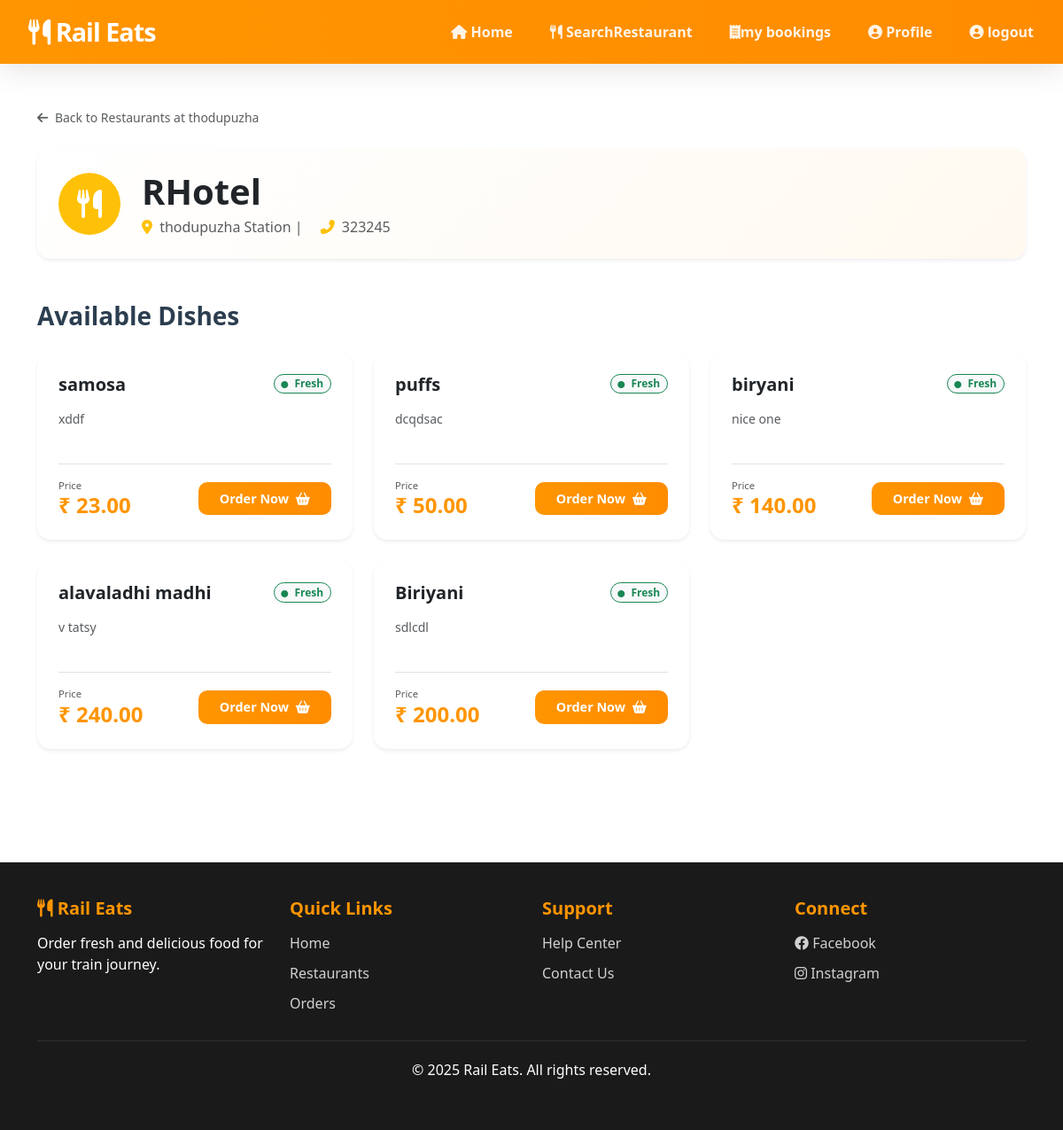
/User/view-food/2/, run on the app's committed database.
### Guest/models.py (models this page shows, shortened)
class tbl_restaurant(models.Model):
    restaurant_name = models.CharField(max_length=100)
    owner_name = models.CharField(max_length=100)
    email = models.EmailField(unique=True)
    phone = models.CharField(max_length=15)
    station_name = models.CharField(max_length=100)
    station_code = models.CharField(max_length=10)
    address = models.TextField()
    password = models.CharField(max_length=255)
    status = models.IntegerField(default=0)

### Restaurant/models.py (models this page shows, shortened)
class tbl_food(models.Model):
    restaurant = models.ForeignKey(
        tbl_restaurant,
        on_delete=models.CASCADE,
        related_name='foods'
    )
    food_name = models.CharField(max_length=100)
    category = models.CharField(max_length=50)   # Veg / Non-Veg
    price = models.DecimalField(max_digits=6, decimal_places=2)
    description = models.TextField(blank=True)
    is_available = models.BooleanField(default=True)
    created_at = models.DateTimeField(auto_now_add=True)

### User/views.py (the view)
# urls.py: path('view-food/<int:rid>/', views.view_food_items, name='view_food_items'),
def view_food_items(request, rid):
    restaurant = get_object_or_404(tbl_restaurant, id=rid)
    foods = tbl_food.objects.filter(restaurant=restaurant)
    context = {
        'restaurant': restaurant,
        'foods': foods,
    }
    return render(request, 'User/menu.html', context)

### User/Templates/User/menu.html (shortened to what this page needs)
{% extends 'User/header.html' %}
{% block content %}
<div class="container py-5">
    <div class="mb-4">
        <a href="{% url 'wuser:foods_by_station' %}?station={{ restaurant.station_name }}" class="text-decoration-none text-muted small">
            <i class="fas fa-arrow-left me-1"></i> Back to Restaurants at {{ restaurant.station_name }}
        </a>
    </div>
    <div class="row mb-5">
        <div class="col-12">
            <div class="card border-0 shadow-sm p-4" style="border-radius: 15px; background: linear-gradient(135deg, #ffffff 0%, #fff9f0 100%);">
                <div class="row align-items-center">
                    <div class="col-auto">
                        <div class="bg-warning text-white rounded-circle d-flex align-items-center justify-content-center" style="width: 70px; height: 70px;">
                            <i class="fas fa-utensils fa-2x"></i>
                        </div>
                    </div>
                    <div class="col">
                        <h1 class="fw-bold mb-1">{{ restaurant.restaurant_name }}</h1>
                        <p class="text-muted mb-0">
                            <i class="fas fa-map-marker-alt me-1 text-warning"></i> {{ restaurant.station_name }} Station |
                            <i class="fas fa-phone-alt me-1 ms-3 text-warning"></i> {{ restaurant.phone }}
                        </p>
                    </div>
                </div>
            </div>
        </div>
    </div>
    <h3 class="fw-bold mb-4">Available Dishes</h3>
    <div class="row g-4">
        {% for item in foods %}
        <div class="col-md-6 col-lg-4">
            <div class="card h-100 border-0 shadow-sm food-card" style="border-radius: 15px; overflow: hidden;">
                <div class="card-body p-4 d-flex flex-column">
                    <div class="d-flex justify-content-between align-items-start mb-3">
                        <h5 class="fw-bold mb-0 text-dark">{{ item.food_name }}</h5>
                        <span class="badge rounded-pill bg-light text-success border border-success">
                            <i class="fas fa-circle me-1" style="font-size: 8px;"></i> Fresh
                        </span>
                    </div>
                    <p class="text-muted small flex-grow-1">
                        {{ item.description|default:"Authentic and delicious meal prepared with the finest ingredients for your travel comfort." }}
                    </p>
                    <div class="mt-4 pt-3 border-top d-flex justify-content-between align-items-center">
                        <div>
                            <small class="text-muted d-block" style="font-size: 0.7rem;">Price</small>
                            <span class="h4 fw-bold text-primary mb-0">₹ {{ item.price }}</span>
                        </div>
                        <a href="{% url 'wuser:confirm_order' item.id %}" class="btn-primary-custom text-decoration-none px-4 py-2">
                            Order Now <i class="fas fa-shopping-basket ms-1"></i>
                        </a>
                    </div>
                </div>
            </div>
        </div>
        {% endfor %}
    </div>
</div>
{% endblock %}

### User/Templates/User/header.html (style rules this page uses)
:root { --primary-orange: #FF9500; --dark-bg: #1a1a1a; --dark-text: #2C3E50; --light-text: #ffffff; --light-bg: #F8F9FA; --border-radius: 12px; --box-shadow: 0 8px 32px rgba(0, 0, 0, 0.1); --transition: all 0.3s cubic-bezier(0.4, 0, 0.2, 1); }
body { font-family: 'Segoe UI', Tahoma, Geneva, Verdana, sans-serif; background: #ffffff; min-height: 100vh; color: var(--dark-text); }
.btn-primary-custom { background: linear-gradient(90deg, var(--primary-orange) 0%, #ff8c00 100%); color: white; border: none; padding: 12px 35px; border-radius: 8px; font-weight: 600; transition: var(--transition); }

### User/Templates/User/menu.html (style rules this page uses)
.food-card { transition: all 0.3s ease; }
.text-primary { color: var(--primary-orange) !important; }
.btn-primary-custom { border-radius: 10px; font-weight: 600; font-size: 0.9rem; }

### data on the page
tbl_restaurant: station_name "thodupuzha", restaurant_name "RHotel", phone "323245"
tbl_food: food_name "samosa", description "xddf", price "23.00"
tbl_food: food_name "puffs", description "dcqdsac", price "50.00"
tbl_food: food_name "biryani", description "nice one", price "140.00"
tbl_food: food_name "alavaladhi madhi", description "v tatsy", price "240.00"
tbl_food: food_name "Biriyani", description "sdlcdl", price "200.00"
